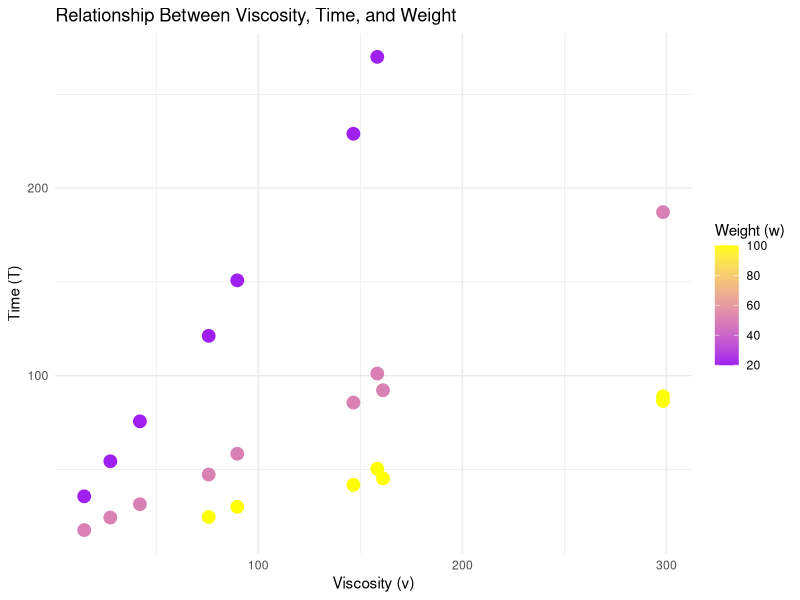
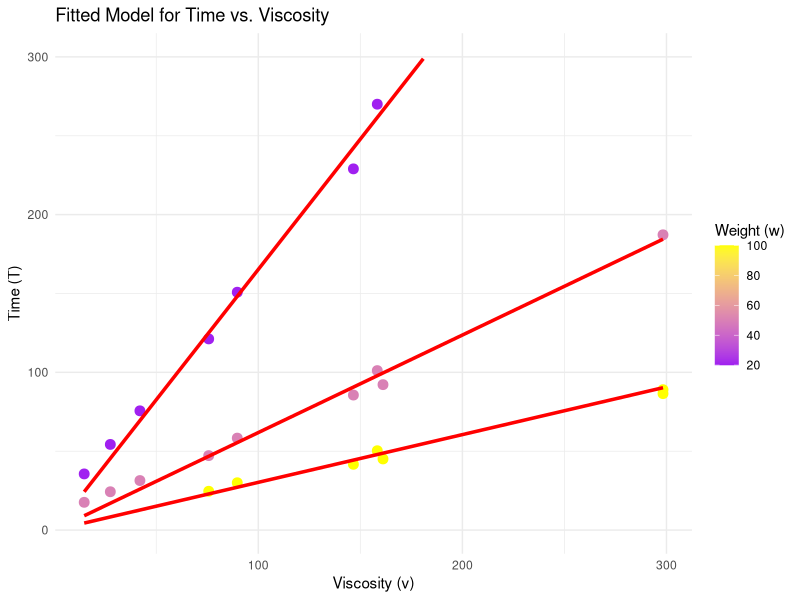
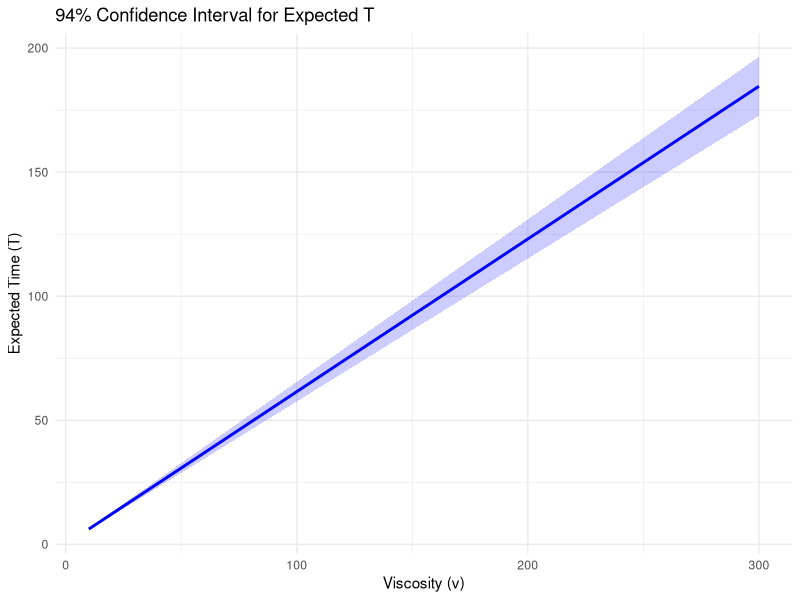

The R script that drew these images, in order:
## ---- chunk 1
library(MASS)
data(stormer)
library(ggplot2)
## ---- chunk 2
ggplot(stormer, aes(x = Viscosity, y = Time, color = Wt)) +
  geom_point(size = 4) +  # Set point size
  scale_color_gradient(low = "purple", high = "yellow") + 
  labs(title = "Relationship Between Viscosity, Time, and Weight",
       x = "Viscosity (v)", y = "Time (T)", color = "Weight (w)") +
  theme_minimal() 
## ---- chunk 3
theta2_init = mean(stormer$Wt)
weights_wls = 1 / (stormer$Wt - theta2_init)^2
linear_model_wls = lm(Wt * Time ~ Viscosity + Time, data = stormer, weights = weights_wls)
summary(linear_model_wls)
## ---- chunk 4
theta1_wls <- coef(linear_model_wls)["Viscosity"]
theta2_wls <- coef(linear_model_wls)["Time"]
nls_model_weighted <- nls(Time ~ (theta1 * Viscosity) / (Wt - theta2), 
                          data = stormer,
                          start = list(theta1 = theta1_wls, theta2 = theta2_wls),
                          weights = 1 / (Wt - theta2_wls)^2)

summary(nls_model_weighted)
## ---- chunk 5
viscosity_seq = seq(min(stormer$Viscosity), max(stormer$Viscosity), length.out = 100)
wt_values = unique(stormer$Wt)
plot_data = data.frame()

# Compute predicted Time for each viscosity and weight value using the weighted nonlinear model
for (w in wt_values) {
  pred_time <- predict(nls_model_weighted, 
                       newdata = data.frame(Viscosity = viscosity_seq, Wt = w))
  plot_data <- rbind(plot_data, data.frame(Viscosity = viscosity_seq, Time = pred_time, Weight = w))
}

# Scatterplot of original data with color by weight
ggplot(stormer, aes(x = Viscosity, y = Time, color = Wt)) +
  geom_point(size = 3) +
  scale_color_gradient(low = "purple", high = "yellow") +  
  geom_line(data = plot_data, aes(x = Viscosity, y = Time, group = Weight), 
            color = "red", size = 1.2) +
  labs(title = "Fitted Model for Time vs. Viscosity",
       x = "Viscosity (v)", y = "Time (T)",
       color = "Weight (w)") +
  theme_minimal() +
  ylim(0, 300)
## ---- chunk 6
theta1_hat = 29.4013  # Estimated parameter
theta1_se = 0.9155    # Standard error
theta1_h0 = 25        # Hypothesized value under H0
df = 21               # Degrees of freedom from nls summary

t_stat = (theta1_hat - theta1_h0) / theta1_se
p_value = 2 * pt(-abs(t_stat), df)
## ---- chunk 7
rounded_p = formatC(p_value, format = "e", digits = 3)
cat("**Test Statistic (t):**", round(t_stat,3), "\n\n")
cat("**P-value:**", rounded_p, "\n")
## ---- chunk 8
theta1_hat <- 29.4013  # Estimated θ1
theta1_se <- 0.9155    # Standard error of θ1
theta2_hat <- 2.2183   # Estimated θ2
theta2_se <- 0.6655    # Standard error of θ2

z_value = qnorm(0.96)  # 1.75

theta1_CI = c(theta1_hat - z_value * theta1_se, theta1_hat + z_value * theta1_se)
theta2_CI = c(theta2_hat - z_value * theta2_se, theta2_hat + z_value * theta2_se)
## ---- chunk 9
cat("**92% CI for θ1:** [", round(theta1_CI,3), "]\n\n")
cat("**92% CI for θ2:** [", round(theta2_CI,3), "]\n")
## ---- chunk 10
theta1_hat = 29.4013  # Estimate of theta1
theta2_hat = 2.2183   # Estimate of theta2
theta1_se = 0.9155    # Standard error of theta1
theta2_se = 0.6655    # Standard error of theta2
w_fixed = 50
v_values = seq(10, 300, length.out = 100)

T_hat = (theta1_hat * v_values) / (w_fixed - theta2_hat)
T_se = sqrt(
  (v_values / (w_fixed - theta2_hat))^2 * theta1_se^2 +
  (theta1_hat * v_values / (w_fixed - theta2_hat)^2)^2 * theta2_se^2
)

z_value = qnorm(0.97)
T_lower = T_hat - z_value * T_se
T_upper = T_hat + z_value * T_se
## ---- chunk 11
df <- data.frame(v_values, T_hat, T_lower, T_upper)
ggplot(df, aes(x = v_values, y = T_hat)) +
  geom_line(color = "blue", linewidth = 1) +  
  geom_ribbon(aes(ymin = T_lower, ymax = T_upper), alpha = 0.2, fill = "blue") +
  labs(title = "94% Confidence Interval for Expected T",
       x = "Viscosity (v)", y = "Expected Time (T)") +
  theme_minimal()
